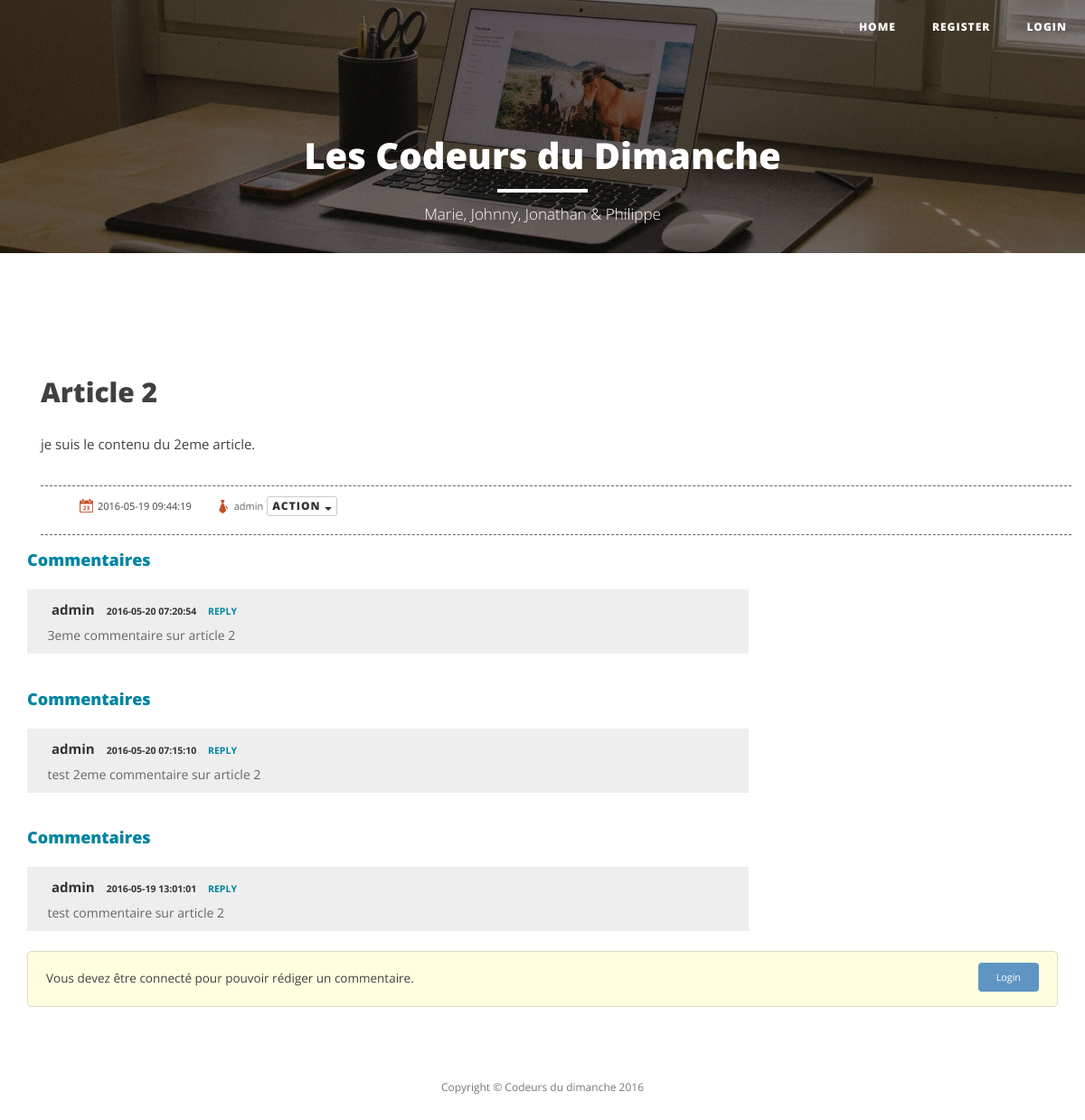
The page /index.php?page=article&id=2 on the database its author committed.
### tables this page shows
CREATE TABLE IF NOT EXISTS `articles` (
  `id` int(11) unsigned NOT NULL AUTO_INCREMENT,
  `titre` varchar(255) NOT NULL,
  `contenu` varchar(1023) NOT NULL,
  `date` timestamp NOT NULL DEFAULT CURRENT_TIMESTAMP,
  `auteur` int(11) unsigned NOT NULL,
  PRIMARY KEY (`id`),
  KEY `auteur` (`auteur`)
);

CREATE TABLE IF NOT EXISTS `users` (
  `id` int(11) unsigned NOT NULL AUTO_INCREMENT,
  `login` varchar(15) NOT NULL,
  `email` varchar(63) NOT NULL,
  `password` varchar(255) NOT NULL,
  `date` timestamp NOT NULL DEFAULT CURRENT_TIMESTAMP,
  `role` tinyint(1) NOT NULL DEFAULT '0',
  PRIMARY KEY (`id`)
);

CREATE TABLE IF NOT EXISTS `commentaires` (
  `id` int(11) unsigned NOT NULL AUTO_INCREMENT,
  `contenu` varchar(1023) NOT NULL,
  `auteur` int(11) unsigned NOT NULL,
  `date` timestamp NOT NULL DEFAULT CURRENT_TIMESTAMP,
  `id_article` int(11) unsigned NOT NULL,
  PRIMARY KEY (`id`),
  KEY `id_article` (`id_article`),
  KEY `auteur` (`auteur`)
);

### apps/content.php (called while the page is built, shortened)
<?php
require('views/content.phtml');
?>

### apps/skel.php (called while the page is built)
<?php
require('views/skel.phtml');
?>

### index.php (called while the page is built, shortened)
<?php
require('apps/skel.php');
?>

### apps/commentaires.php (called while the page is built)
<?php
	require('views/commentaires.phtml');
?>

### views/commentaires.phtml (the view, shortened to what this page needs)
<div class="comment-grid-top">
	<h3>Commentaires</h3>
	<div class="comments-top-top" id="">
		<div class="top-comment-right">
			<ul>
				<li><span class="left-at"><?=$commentaires_auteur?></span></li>
				<li><span class="right-at"><?=$commentaires_date?></span></li>
				<li><a class="reply" href="#">REPLY</a></li>
			</ul>
			<p><?=$commentaires_contenu?></p>
		</div>
		<div class="clearfix"> </div>
	</div>
</div>

### apps/article.php (shortened to what this page needs)
<?php
if (isset($_GET['id']))
{
	$id = intval($_GET['id']);
	$query = 'SELECT users.id AS users_id, articles.id AS articles_id,
	articles.titre, articles.contenu, articles.date AS articles_date,
	articles.auteur, users.login FROM articles INNER JOIN users ON articles.auteur = users.id';
	$res = mysqli_query($link, $query);
	while ($ligne = mysqli_fetch_assoc($res))
	{
		$titre = $ligne['titre'];
		$contenu = $ligne['contenu'];
		$date = $ligne['articles_date'];
		$auteur = $ligne['login'];
	}
	require('views/article.phtml');
	$query2 = 'SELECT commentaires.id AS commentaires_id, commentaires.contenu AS commentaires_contenu,
	commentaires.auteur AS commentaires_auteur, commentaires.date AS commentaires_date, commentaires.id_article,
	 users.id AS users_id, users.login AS users_login
	 FROM commentaires
	 INNER JOIN users ON commentaires.auteur = users.id
	 WHERE commentaires.id_article = '.$id.'
	 ORDER BY commentaires.date DESC';
	$res2 = mysqli_query($link, $query2);
	while ($ligne2 = mysqli_fetch_assoc($res2))
	{
		$commentaires_auteur = $ligne2['users_login'];
		$commentaires_contenu = $ligne2['commentaires_contenu'];
		$commentaires_date = $ligne2['commentaires_date'];
		require('apps/commentaires.php');
	}
}
?>

### views/article.phtml (shortened to what this page needs)
<div class="container">
	<div class="row">
		<div class="col-lg-12 col-md-12">
		<div class="post-preview">
				<h2 class="post-title"><?=$titre?></h2>
			<p class="complete_article"><?=$contenu?></p>
		</div>
		</div>
	</div>
	<div class="artical-links">
			<ul>
				<li><small> </small><span><?=$date?></span></li>
				<li><a href="#"><small class="admin"> </small><span><?=$auteur?></span></a></li>
				<li><div class="btn-group btn-group-xs">
                                        <button type="button" class="btn btn-default dropdown-toggle" data-toggle="dropdown" aria-haspopup="true" aria-expanded="false">Action <span class="caret"></span>
                                        </button>
                                    </div></li>
			</ul>
	</div>
</div>

### public/css/style_single.css (style rules this page uses)
* { font-family: 'Open Sans', 'Helvetica Neue', Helvetica, Arial, sans-serif; }
.artical-links { padding: 10px 0px; border:1px dashed rgba(0, 0, 0, 0.61); border-left: none; margin-top: 5px; border-right: none; }
.artical-links ul li { display:inline-block; }
.artical-links ul li a span { vertical-align:top; }
.artical-links ul li small { background:url(../images/img-sprite.png)no-repeat -18px -90px; width: 20px; height: 20px; display: inline-block; margin-right:3px; vertical-align: middle; }
.artical-links ul li small.admin { background-position:-48px -90px; }
.artical-links ul li a { color: #666; padding-left: 20px; }
.comment-grid-top h3,.artical-commentbox h3 { color: #0085a1; text-transform: capitalize; padding-top: 1em; margin: 0; font-size: 1.2em; font-family: 'Open Sans', 'Helvetica Neue', Helvetica, Arial, sans-serif; }
.top-comment-right { float: left; width:84%; margin-left:1em; }
.top-comment-right ul { padding: 0; margin: 0; }
.top-comment-right ul li { display: inline-block; color: #333; padding: 0.3em; font-weight: 700; }
.top-comment-right ul li a { text-decoration: none; font-size: 0.7em; color: #0085a1; transition: 0.5s all; -webkit-transition: 0.5s all; -o-transition: 0.5s all; -moz-transition: 0.5s all; -ms-transition: 0.5s all; }
.top-comment-right p { color: #666; font-size: 14px; margin: 0; line-height: 1.8em; }
.top-comment-right ul li span.left-at { font-size: 1em; }
.top-comment-right ul li span.right-at { font-size: 0.7em; }
.comments-top-top { margin: 1.5em 0; background: #eee; padding: 0.5em; width: 70%; }
.artical-links ul li span { font-size: 11px; margin-top: 4px; display: inline-block; }

### public/css/style.css (style rules this page uses)
h3 { font-size: 20px; }
.complete_article { font-size: 15px; }

### rows shown on the page
articles: titre "Article 2", contenu "je suis le contenu du 2eme article.", date "2016-05-19 09:44:19"
users: login "admin"
commentaires: auteur.login "admin", date "2016-05-20 07:20:54", contenu "3eme commentaire sur article 2"
commentaires: auteur.login "admin", date "2016-05-20 07:15:10", contenu "test 2eme commentaire sur article 2"
commentaires: auteur.login "admin", date "2016-05-19 13:01:01", contenu "test commentaire sur article 2"
